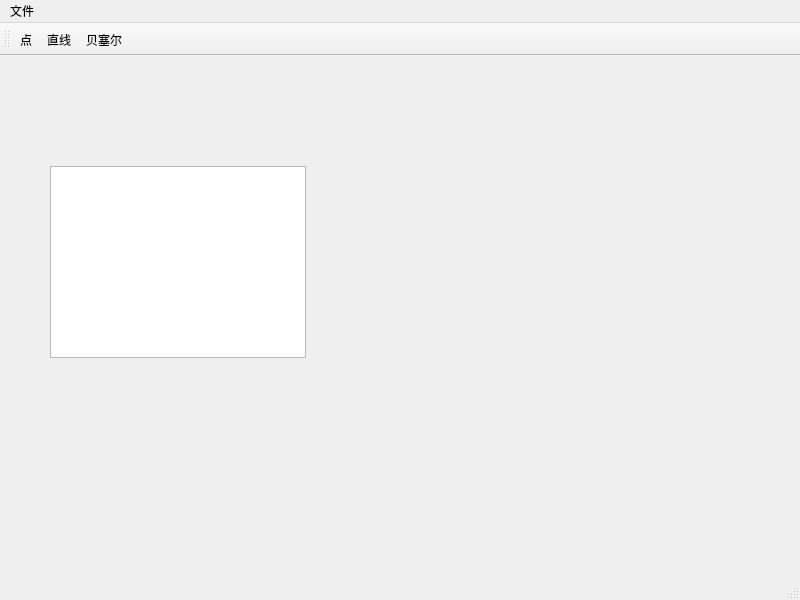
<?xml version="1.0" encoding="UTF-8"?>
<ui version="4.0">
 <class>MainWindow</class>
 <widget class="QMainWindow" name="MainWindow">
  <property name="geometry">
   <rect>
    <x>0</x>
    <y>0</y>
    <width>800</width>
    <height>600</height>
   </rect>
  </property>
  <property name="windowTitle">
   <string>MainWindow</string>
  </property>
  <widget class="QWidget" name="centralwidget">
   <widget class="QGraphicsView" name="graphicsView">
    <property name="geometry">
     <rect>
      <x>50</x>
      <y>110</y>
      <width>256</width>
      <height>192</height>
     </rect>
    </property>
   </widget>
  </widget>
  <widget class="QMenuBar" name="menubar">
   <property name="geometry">
    <rect>
     <x>0</x>
     <y>0</y>
     <width>800</width>
     <height>28</height>
    </rect>
   </property>
   <widget class="QMenu" name="menu">
    <property name="title">
     <string>文件</string>
    </property>
    <addaction name="separator"/>
   </widget>
   <addaction name="menu"/>
  </widget>
  <widget class="QStatusBar" name="statusbar"/>
  <widget class="QToolBar" name="toolBar">
   <property name="windowTitle">
    <string>toolBar</string>
   </property>
   <attribute name="toolBarArea">
    <enum>TopToolBarArea</enum>
   </attribute>
   <attribute name="toolBarBreak">
    <bool>false</bool>
   </attribute>
   <addaction name="actionPoint"/>
   <addaction name="actionLine"/>
   <addaction name="actionBezier"/>
  </widget>
  <action name="actionPoint">
   <property name="text">
    <string>点</string>
   </property>
  </action>
  <action name="actionLine">
   <property name="text">
    <string>直线</string>
   </property>
  </action>
  <action name="actionBezier">
   <property name="text">
    <string>贝塞尔</string>
   </property>
  </action>
 </widget>
 <resources/>
 <connections/>
</ui>
